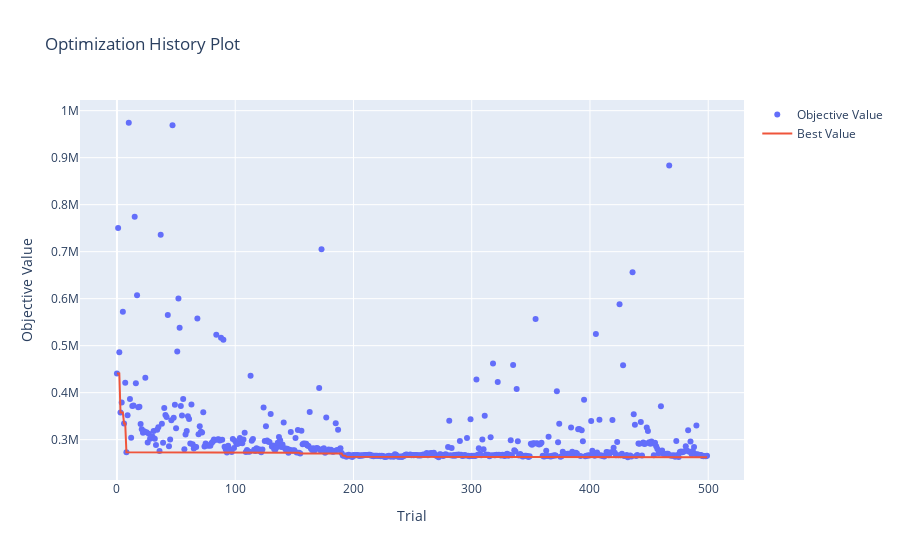

Notebook code cell kept with this figure:
### Code cell
optuna.visualization.plot_optimization_history(study)

### Figure 1 — Plotly figure (JSON) as saved in the notebook; plotly's stock layout.template omitted (floating-point values rounded to 4 significant figures; data arrays with more than 128 entries replaced by an {"elided": "..."} marker saying what was removed)
{"data": [{"mode": "markers", "name": "Objective Value", "type": "scatter", "x": {"elided": "500 int values"}, "y": {"elided": "500 float values"}}, {"mode": "lines", "name": "Best Value", "type": "scatter", "x": {"elided": "500 int values"}, "y": {"elided": "500 float values"}}, {"marker": {"color": "#cccccc"}, "mode": "markers", "name": "Infeasible Trial", "showlegend": false, "type": "scatter", "x": [], "y": []}], "layout": {"title": {"text": "Optimization History Plot"}, "xaxis": {"title": {"text": "Trial"}}, "yaxis": {"title": {"text": "Objective Value"}}}}
